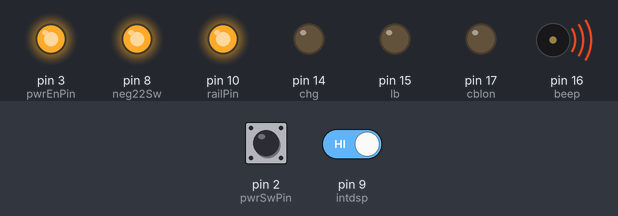
The sketch below on a simulated Arduino Pro Mini, built with avr-gcc and run on an emulated ATmega328P. Parts: output pins drawn as LEDs (lit = HIGH), buzzer (waves = sounding, pin HIGH). Inputs (shaded band) come from the test bench; at power-on: pin 2 (pwrSwPin) LOW, pin 9 (intdsp) HIGH. What the sketch prints to the serial monitor is not drawn.

Above: at 1.6 s.
1.7 s: pin 2 (pwrSwPin) pulled HIGH for 0.5 s
At 3.4 s:
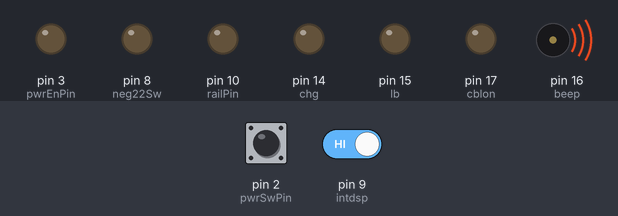
3.7 s: pin 9 (intdsp) driven LOW
At 4.8 s:
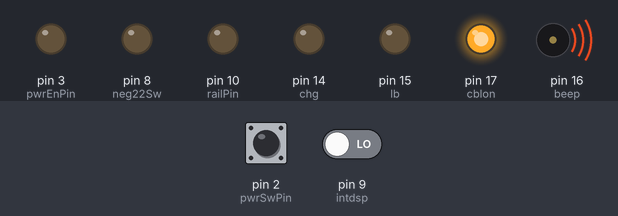
5.4 s: pin 2 (pwrSwPin) pulled HIGH for 1 s
At 7.2 s:
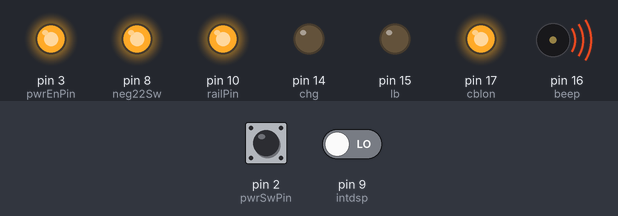
7.9 s: pin 2 (pwrSwPin) pulled HIGH for 0.5 s
At 8.47 s:
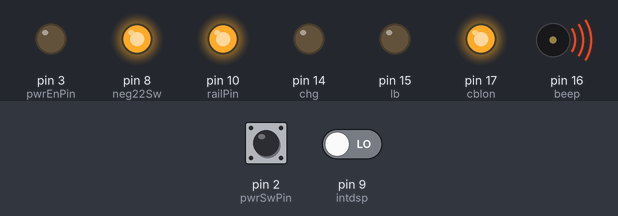
10.2 s: pin 2 (pwrSwPin) pulled HIGH for 3.2 s
At 10.65 s:
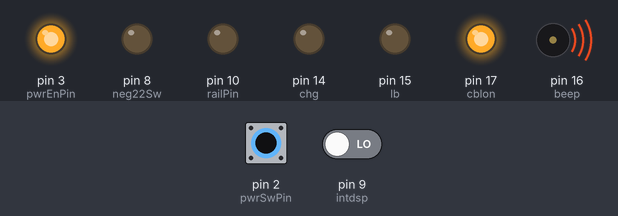
14.9 s: pin 9 (intdsp) driven HIGH
At 15.5 s:
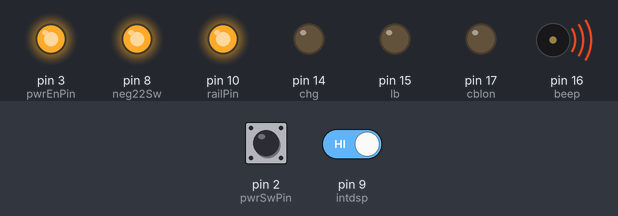
Timing chart, 0 to 17.6 s (numbered marks = the images above; inputs shaded):
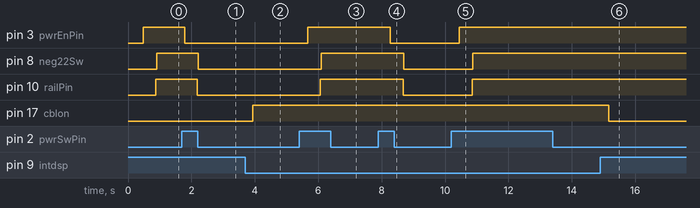

Measured:
- after the input at 1.7 s, pin 3 (pwrEnPin): HIGH → LOW after 0.08 s; pin 8 (neg22Sw): HIGH → LOW after 0.51 s; pin 10 (railPin): HIGH → LOW after 0.48 s
- after the input at 3.7 s, pin 17 (cblon): LOW → HIGH after 0.24 s
- after the input at 5.4 s, pin 3 (pwrEnPin): LOW → HIGH after 0.27 s; pin 8 (neg22Sw): LOW → HIGH after 0.69 s; pin 10 (railPin): LOW → HIGH after 0.67 s
- after the input at 7.9 s, pin 3 (pwrEnPin): HIGH → LOW after 0.38 s; pin 8 (neg22Sw): HIGH → LOW after 0.80 s; pin 10 (railPin): HIGH → LOW after 0.78 s
- after the input at 10.2 s, pin 3 (pwrEnPin): LOW → HIGH after 0.26 s; pin 8 (neg22Sw): LOW → HIGH after 0.68 s; pin 10 (railPin): LOW → HIGH after 0.66 s
- after the input at 14.9 s, pin 17 (cblon): HIGH → LOW after 0.27 s

The sketch:

NT1200XE_1.0.ino
```cpp
////////////////////////////////////////////////////////////////////////////////////////////////////////////////////
////                                                                                                            ////
////  Novus T1200XE Power Management                                                                            ////
////                                                                                                            ////
////  Select "Arduino Pro or Pro Mini" under "Arduino AVR Boards"                                               ////
////                                                                                                            ////
////////////////////////////////////////////////////////////////////////////////////////////////////////////////////

#include <Arduino.h>
#include <Wire.h>

String ver = "Novus T1200XE 1.0";
String build = "0.8 PA";
String builddate = "Mar 1, 2026";
String welcome = String(ver) + " | " + String(build) + " | " + String(builddate);
char val; // receiving data from the serial port

// Power & Reset
int pwrSwPin=2; // the power button
int pwrEnPin=3; // the signal to enable TPS22965 #1
boolean pwrSwLast=LOW;
boolean pwrSwCurrent=LOW;
boolean pwrEn=true;

// Switching
int railPin=10; // the 5V rail load switch
int neg22Sw=8; // negative 22 volt control (and negative 9 volt too)

// Signals
int batSense=6; // Main battery charge status
int batVoltage=5; // Main battery voltage status
int intdsp=9; // Use: Goes HIGH when the lid switch is pressed. We're using this signal to toggle CBLON (Backlight)
int cpcnf=11; // Use: Might tell the power board how to set regulation for CPU/FPU mode, or just be a status/config latch. (Testing)
int chg=14; // Use: Applying 5V to this pin makes the battery LED glow green.
int lb=15; // Use: Applying 5V to this pin makes the battery LED glow red.
int beep=16; // Use: Drive with square wave for tones, or pulse for click. Probably TTL-level input. (Testing)
int cblon=17; // Backlight enable signal. Works with INTDSP.
int led=13; // Onboard LED

// Direct Connectivity
// pclr - reset button [Use: Output from PSU to motherboard]

/* Signal Breakout
Signal	Likely meaning	        Direction
PSSD	  Power Supply Shut Down	Motherboard → Power board
     or Power Supply Send Data
PSRD	  Power Supply Ready	    Power board → Motherboard
     or Power Supply Read Data
*/

////////////////////////////////////////////////////////////////////////////////////////////////////////////////////
void setup()
{
  Serial.begin(115200); // start serial communication
  Serial.println(welcome); // print the version, build type and build date

  pinMode(pwrSwPin, INPUT);
  pinMode(pwrEnPin, OUTPUT);
  pinMode(railPin, OUTPUT);
  pinMode(neg22Sw, OUTPUT);
  pinMode(batSense, INPUT);
  pinMode(batVoltage, INPUT);
  pinMode(intdsp, INPUT);
  pinMode(cpcnf, INPUT);
  pinMode(chg, OUTPUT);
  pinMode(lb, OUTPUT);
  pinMode(beep, OUTPUT);
  pinMode(cblon, OUTPUT);

  // start low
  digitalWrite(pwrEnPin, LOW);
  delay(5);
  digitalWrite(railPin, LOW); // Inverted
  delay(5);
  digitalWrite(cblon, LOW);
  delay(5);
  digitalWrite(chg, LOW);
  delay(5);
  digitalWrite(lb, LOW);
  delay(5);
  digitalWrite(beep, HIGH); // Beeps forever if LOW or floating
  delay(5);

  //Ready triple-blink
  for (int i=0; i<3; i++){
  digitalWrite(13, HIGH);
  delay(75);
  digitalWrite(13, LOW);
  delay(75);
  }
}

////////////////////////////////////////////////////////////////////////////////////////////////////////////////////

boolean pwrSwBounce(boolean last) // the physical power switch needs time to stop "bouncing" before continuing
{
  boolean current = digitalRead(pwrSwPin);
  if (last != current)
  {
    delay (25);
    current = digitalRead(pwrSwPin);
  }
  return current;
}

////////////////////////////////////////////////////////////////////////////////////////////////////////////////////
// Power Switch

void pwrSw()
{
  pwrSwCurrent = pwrSwBounce(pwrSwLast);
  if (pwrSwLast == LOW && pwrSwCurrent == HIGH)
  {
    pwrEn = !pwrEn;
  }
    pwrSwLast = pwrSwCurrent;
    digitalWrite(pwrEnPin, pwrEn);
    delay(400);
    digitalWrite(railPin, pwrEn);
    delay(25);
    digitalWrite(neg22Sw, pwrEn);
}

////////////////////////////////////////////////////////////////////////////////////////////////////////////////////
// Display Switch

void displaySw()
{
  if (digitalRead(intdsp) == LOW)
  {
  digitalWrite(cblon, HIGH);
  }
  else
  digitalWrite(cblon, LOW);
}

////////////////////////////////////////////////////////////////////////////////////////////////////////////////////

void loop()
{
  pwrSw();
  displaySw();

    //watchdog
    digitalWrite(13, HIGH);
    delay(1);
    digitalWrite(13, LOW);
}
```
